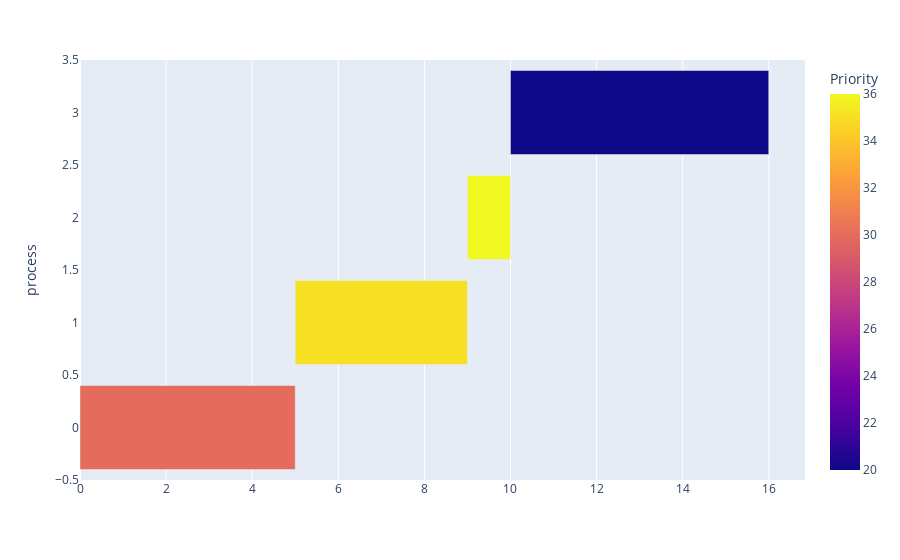

Notebook code cell kept with this figure:
### Code cell
import plotly.express as px

fig = px.timeline(df, x_start="Start", x_end="Finish", y="process", color="Priority")

df['delta'] = df['Finish'] - df['Start']
fig.layout.xaxis.type = 'linear'
fig.data[0].x = df.delta.tolist()
fig.data[0].base = df.Start.tolist()
fig.show()

### Figure 1 — Plotly figure (JSON) as saved in the notebook; plotly's stock layout.template omitted (floating-point values rounded to 4 significant figures)
{"data": [{"base": [0, 5, 9, 10], "hovertemplate": "Start=%{base}<br>Finish=%{x}<br>process=%{y}<br>Priority=%{marker.color}<extra></extra>", "legendgroup": "", "marker": {"color": [30, 35, 36, 20], "coloraxis": "coloraxis", "pattern": {"shape": ""}}, "name": "", "orientation": "h", "showlegend": false, "textposition": "auto", "type": "bar", "x": [5, 4, 1, 6], "xaxis": "x", "y": [0, 1, 2, 3], "yaxis": "y"}], "layout": {"barmode": "overlay", "coloraxis": {"colorbar": {"title": {"text": "Priority"}}, "colorscale": [[0, "#0d0887"], [0.1111, "#46039f"], [0.2222, "#7201a8"], [0.3333, "#9c179e"], [0.4444, "#bd3786"], [0.5556, "#d8576b"], [0.6667, "#ed7953"], [0.7778, "#fb9f3a"], [0.8889, "#fdca26"], [1, "#f0f921"]]}, "legend": {"tracegroupgap": 0}, "margin": {"t": 60}, "xaxis": {"anchor": "y", "domain": [0, 1], "type": "linear"}, "yaxis": {"anchor": "x", "domain": [0, 1], "title": {"text": "process"}}}}
